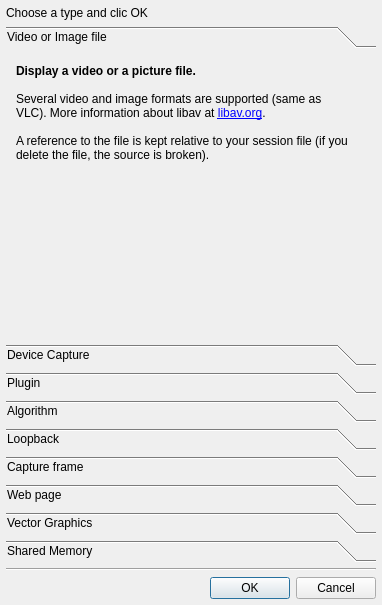
<?xml version="1.0" encoding="UTF-8"?>
<ui version="4.0">
 <class>NewSourceDialog</class>
 <widget class="QDialog" name="NewSourceDialog">
  <property name="geometry">
   <rect>
    <x>0</x>
    <y>0</y>
    <width>382</width>
    <height>605</height>
   </rect>
  </property>
  <property name="windowTitle">
   <string>GLMixer - New source</string>
  </property>
  <property name="windowIcon">
   <iconset resource="../icons.qrc">
    <normaloff>:/glmixer/icons/glmixer.png</normaloff>:/glmixer/icons/glmixer.png</iconset>
  </property>
  <layout class="QVBoxLayout" name="verticalLayout">
   <property name="leftMargin">
    <number>6</number>
   </property>
   <property name="topMargin">
    <number>6</number>
   </property>
   <property name="rightMargin">
    <number>6</number>
   </property>
   <property name="bottomMargin">
    <number>6</number>
   </property>
   <item>
    <widget class="QLabel" name="label">
     <property name="text">
      <string>Choose a type and clic OK</string>
     </property>
    </widget>
   </item>
   <item>
    <widget class="QToolBox" name="SourceTypeToolBox">
     <property name="styleSheet">
      <string notr="true">QToolBox {
	icon-size: 24px;
}
QToolBox::tab {
	padding: -3px;
}
</string>
     </property>
     <property name="frameShape">
      <enum>QFrame::NoFrame</enum>
     </property>
     <property name="frameShadow">
      <enum>QFrame::Plain</enum>
     </property>
     <property name="currentIndex">
      <number>0</number>
     </property>
     <property name="tabSpacing">
      <number>6</number>
     </property>
     <widget class="QWidget" name="video">
      <property name="geometry">
       <rect>
        <x>0</x>
        <y>0</y>
        <width>370</width>
        <height>192</height>
       </rect>
      </property>
      <attribute name="icon">
       <iconset resource="../icons.qrc">
        <normaloff>:/glmixer/icons/fileimport.png</normaloff>:/glmixer/icons/fileimport.png</iconset>
      </attribute>
      <attribute name="label">
       <string>Video or Image file</string>
      </attribute>
      <layout class="QHBoxLayout" name="horizontalLayout_8">
       <property name="leftMargin">
        <number>6</number>
       </property>
       <property name="topMargin">
        <number>6</number>
       </property>
       <property name="rightMargin">
        <number>6</number>
       </property>
       <property name="bottomMargin">
        <number>6</number>
       </property>
       <item>
        <widget class="QTextBrowser" name="textBrowser">
         <property name="styleSheet">
          <string notr="true">QTextEdit{
color:palette(button-text);
background-color: transparent;
}</string>
         </property>
         <property name="frameShape">
          <enum>QFrame::NoFrame</enum>
         </property>
         <property name="undoRedoEnabled">
          <bool>false</bool>
         </property>
         <property name="readOnly">
          <bool>true</bool>
         </property>
         <property name="html">
          <string>&lt;!DOCTYPE HTML PUBLIC &quot;-//W3C//DTD HTML 4.0//EN&quot; &quot;http://www.w3.org/TR/REC-html40/strict.dtd&quot;&gt;
&lt;html&gt;&lt;head&gt;&lt;meta name=&quot;qrichtext&quot; content=&quot;1&quot; /&gt;&lt;style type=&quot;text/css&quot;&gt;
p, li { white-space: pre-wrap; }
&lt;/style&gt;&lt;/head&gt;&lt;body style=&quot; font-family:'Sans Serif'; font-size:9pt; font-weight:400; font-style:normal;&quot;&gt;
&lt;p style=&quot; margin-top:0px; margin-bottom:0px; margin-left:0px; margin-right:0px; -qt-block-indent:0; text-indent:0px;&quot;&gt;&lt;span style=&quot; font-family:'Ubuntu'; font-weight:600;&quot;&gt;Display a video or a picture file.&lt;/span&gt;&lt;/p&gt;
&lt;p style=&quot;-qt-paragraph-type:empty; margin-top:0px; margin-bottom:0px; margin-left:0px; margin-right:0px; -qt-block-indent:0; text-indent:0px; font-family:'Ubuntu'; font-weight:600;&quot;&gt;&lt;br /&gt;&lt;/p&gt;
&lt;p style=&quot; margin-top:0px; margin-bottom:0px; margin-left:0px; margin-right:0px; -qt-block-indent:0; text-indent:0px;&quot;&gt;&lt;span style=&quot; font-family:'Ubuntu';&quot;&gt;Several video and image formats are supported (same as VLC). More information about libav at &lt;/span&gt;&lt;a href=&quot;https://libav.org/&quot;&gt;&lt;span style=&quot; font-family:'Ubuntu'; text-decoration: underline; color:#0000ff;&quot;&gt;libav.org&lt;/span&gt;&lt;/a&gt;&lt;span style=&quot; font-family:'Ubuntu';&quot;&gt;. &lt;/span&gt;&lt;/p&gt;
&lt;p style=&quot;-qt-paragraph-type:empty; margin-top:0px; margin-bottom:0px; margin-left:0px; margin-right:0px; -qt-block-indent:0; text-indent:0px; font-family:'Ubuntu'; font-weight:600;&quot;&gt;&lt;br /&gt;&lt;/p&gt;
&lt;p style=&quot; margin-top:0px; margin-bottom:0px; margin-left:0px; margin-right:0px; -qt-block-indent:0; text-indent:0px;&quot;&gt;&lt;span style=&quot; font-family:'Ubuntu';&quot;&gt;A reference to the file is kept relative to your session file (if you delete the file, the source is broken).&lt;/span&gt;&lt;/p&gt;
&lt;p style=&quot;-qt-paragraph-type:empty; margin-top:0px; margin-bottom:0px; margin-left:0px; margin-right:0px; -qt-block-indent:0; text-indent:0px; font-family:'Ubuntu';&quot;&gt;&lt;br /&gt;&lt;/p&gt;&lt;/body&gt;&lt;/html&gt;</string>
         </property>
         <property name="textInteractionFlags">
          <set>Qt::TextBrowserInteraction</set>
         </property>
         <property name="openExternalLinks">
          <bool>true</bool>
         </property>
         <property name="openLinks">
          <bool>true</bool>
         </property>
        </widget>
       </item>
       <item>
        <widget class="QLabel" name="label_2">
         <property name="minimumSize">
          <size>
           <width>0</width>
           <height>150</height>
          </size>
         </property>
         <property name="text">
          <string/>
         </property>
         <property name="pixmap">
          <pixmap resource="../images.qrc">:/glmixer/images/new_video.png</pixmap>
         </property>
         <property name="alignment">
          <set>Qt::AlignLeading|Qt::AlignLeft|Qt::AlignTop</set>
         </property>
        </widget>
       </item>
      </layout>
     </widget>
     <widget class="QWidget" name="device">
      <property name="geometry">
       <rect>
        <x>0</x>
        <y>0</y>
        <width>98</width>
        <height>162</height>
       </rect>
      </property>
      <attribute name="icon">
       <iconset resource="../icons.qrc">
        <normaloff>:/glmixer/icons/camera.png</normaloff>:/glmixer/icons/camera.png</iconset>
      </attribute>
      <attribute name="label">
       <string>Device Capture</string>
      </attribute>
      <layout class="QHBoxLayout" name="horizontalLayout_2">
       <property name="leftMargin">
        <number>6</number>
       </property>
       <property name="topMargin">
        <number>6</number>
       </property>
       <property name="rightMargin">
        <number>6</number>
       </property>
       <property name="bottomMargin">
        <number>6</number>
       </property>
       <item>
        <widget class="QTextBrowser" name="textBrowser_2">
         <property name="styleSheet">
          <string notr="true">QTextEdit{
color:palette(button-text);
background-color: transparent;
}</string>
         </property>
         <property name="frameShape">
          <enum>QFrame::NoFrame</enum>
         </property>
         <property name="undoRedoEnabled">
          <bool>false</bool>
         </property>
         <property name="readOnly">
          <bool>true</bool>
         </property>
         <property name="html">
          <string>&lt;!DOCTYPE HTML PUBLIC &quot;-//W3C//DTD HTML 4.0//EN&quot; &quot;http://www.w3.org/TR/REC-html40/strict.dtd&quot;&gt;
&lt;html&gt;&lt;head&gt;&lt;meta name=&quot;qrichtext&quot; content=&quot;1&quot; /&gt;&lt;style type=&quot;text/css&quot;&gt;
p, li { white-space: pre-wrap; }
&lt;/style&gt;&lt;/head&gt;&lt;body style=&quot; font-family:'Sans Serif'; font-size:9pt; font-weight:400; font-style:normal;&quot;&gt;
&lt;p style=&quot; margin-top:0px; margin-bottom:0px; margin-left:0px; margin-right:0px; -qt-block-indent:0; text-indent:0px;&quot;&gt;&lt;span style=&quot; font-family:'Ubuntu'; font-weight:600;&quot;&gt;Display the image stream of a device (webcams).&lt;/span&gt;&lt;/p&gt;
&lt;p style=&quot;-qt-paragraph-type:empty; margin-top:0px; margin-bottom:0px; margin-left:0px; margin-right:0px; -qt-block-indent:0; text-indent:0px; font-family:'Ubuntu'; font-weight:600;&quot;&gt;&lt;br /&gt;&lt;/p&gt;
&lt;p style=&quot; margin-top:0px; margin-bottom:0px; margin-left:0px; margin-right:0px; -qt-block-indent:0; text-indent:0px;&quot;&gt;&lt;span style=&quot; font-family:'Ubuntu';&quot;&gt;Most standard webcam drivers are supported. More information about OpenCV at &lt;/span&gt;&lt;a href=&quot;http://opencv.org/&quot;&gt;&lt;span style=&quot; font-family:'Ubuntu'; text-decoration: underline; color:#0000ff;&quot;&gt;opencv.org&lt;/span&gt;&lt;/a&gt;&lt;span style=&quot; font-family:'Ubuntu';&quot;&gt;. &lt;/span&gt;&lt;/p&gt;
&lt;p style=&quot;-qt-paragraph-type:empty; margin-top:0px; margin-bottom:0px; margin-left:0px; margin-right:0px; -qt-block-indent:0; text-indent:0px; font-family:'Ubuntu';&quot;&gt;&lt;br /&gt;&lt;/p&gt;
&lt;p style=&quot; margin-top:0px; margin-bottom:0px; margin-left:0px; margin-right:0px; -qt-block-indent:0; text-indent:0px;&quot;&gt;&lt;span style=&quot; font-family:'Ubuntu';&quot;&gt;The selection of input depends on the order in which the devices were plugged (max 4).&lt;/span&gt;&lt;/p&gt;&lt;/body&gt;&lt;/html&gt;</string>
         </property>
         <property name="textInteractionFlags">
          <set>Qt::TextBrowserInteraction</set>
         </property>
         <property name="openExternalLinks">
          <bool>true</bool>
         </property>
         <property name="openLinks">
          <bool>true</bool>
         </property>
        </widget>
       </item>
       <item>
        <widget class="QLabel" name="label_3">
         <property name="minimumSize">
          <size>
           <width>0</width>
           <height>150</height>
          </size>
         </property>
         <property name="text">
          <string/>
         </property>
         <property name="pixmap">
          <pixmap resource="../images.qrc">:/glmixer/images/new_device.png</pixmap>
         </property>
         <property name="alignment">
          <set>Qt::AlignLeading|Qt::AlignLeft|Qt::AlignTop</set>
         </property>
        </widget>
       </item>
      </layout>
     </widget>
     <widget class="QWidget" name="plugin">
      <property name="geometry">
       <rect>
        <x>0</x>
        <y>0</y>
        <width>370</width>
        <height>192</height>
       </rect>
      </property>
      <attribute name="icon">
       <iconset resource="../icons.qrc">
        <normaloff>:/glmixer/icons/plugin-source.png</normaloff>:/glmixer/icons/plugin-source.png</iconset>
      </attribute>
      <attribute name="label">
       <string>Plugin</string>
      </attribute>
      <layout class="QHBoxLayout" name="horizontalLayout">
       <property name="leftMargin">
        <number>6</number>
       </property>
       <property name="topMargin">
        <number>6</number>
       </property>
       <property name="rightMargin">
        <number>6</number>
       </property>
       <property name="bottomMargin">
        <number>6</number>
       </property>
       <item>
        <widget class="QTextBrowser" name="textBrowser_7">
         <property name="styleSheet">
          <string notr="true">QTextEdit{
color:palette(button-text);
background-color: transparent;
}</string>
         </property>
         <property name="frameShape">
          <enum>QFrame::NoFrame</enum>
         </property>
         <property name="undoRedoEnabled">
          <bool>false</bool>
         </property>
         <property name="readOnly">
          <bool>true</bool>
         </property>
         <property name="html">
          <string>&lt;!DOCTYPE HTML PUBLIC &quot;-//W3C//DTD HTML 4.0//EN&quot; &quot;http://www.w3.org/TR/REC-html40/strict.dtd&quot;&gt;
&lt;html&gt;&lt;head&gt;&lt;meta name=&quot;qrichtext&quot; content=&quot;1&quot; /&gt;&lt;style type=&quot;text/css&quot;&gt;
p, li { white-space: pre-wrap; }
&lt;/style&gt;&lt;/head&gt;&lt;body style=&quot; font-family:'Sans Serif'; font-size:9pt; font-weight:400; font-style:normal;&quot;&gt;
&lt;p style=&quot; margin-top:12px; margin-bottom:12px; margin-left:0px; margin-right:0px; -qt-block-indent:0; text-indent:0px;&quot;&gt;&lt;span style=&quot; font-family:'Ubuntu'; font-weight:600;&quot;&gt;Display graphics generated by GPU plugins.&lt;/span&gt;&lt;/p&gt;
&lt;p style=&quot; margin-top:12px; margin-bottom:12px; margin-left:0px; margin-right:0px; -qt-block-indent:0; text-indent:0px;&quot;&gt;&lt;a href=&quot;http://freeframe.sourceforge.net&quot;&gt;&lt;span style=&quot; font-family:'MS Shell Dlg 2'; text-decoration: underline; color:#0000ff;&quot;&gt;FreeFrame&lt;/span&gt;&lt;/a&gt;&lt;span style=&quot; font-family:'Ubuntu';&quot;&gt; is an open-source cross platform real-time video effect plugin system based on OpenGL. Get existing FFGL plugins on &lt;/span&gt;&lt;a href=&quot;http://community.freeframe.org/plugindatabase&quot;&gt;&lt;span style=&quot; font-family:'Ubuntu'; text-decoration: underline; color:#0000ff;&quot;&gt;freeframe.org&lt;/span&gt;&lt;/a&gt;&lt;span style=&quot; font-family:'Ubuntu';&quot;&gt; and &lt;/span&gt;&lt;a href=&quot;https://sourceforge.net/projects/glmixer/files/Ressources/&quot;&gt;&lt;span style=&quot; text-decoration: underline; color:#0000ff;&quot;&gt;GLMixer downloads&lt;/span&gt;&lt;/a&gt;&lt;span style=&quot; font-family:'Ubuntu';&quot;&gt;.&lt;/span&gt;&lt;/p&gt;
&lt;p style=&quot; margin-top:12px; margin-bottom:12px; margin-left:0px; margin-right:0px; -qt-block-indent:0; text-indent:0px;&quot;&gt;&lt;a href=&quot;https://www.shadertoy.com&quot;&gt;&lt;span style=&quot; font-family:'MS Shell Dlg 2'; text-decoration: underline; color:#0000ff;&quot;&gt;Shadertoy&lt;/span&gt;&lt;/a&gt;&lt;span style=&quot; font-family:'Ubuntu';&quot;&gt; is a WebGL repository of OpenGL Shading Language (GLSL) code. A GLSL program runs on GPU to generate graphics. You can directly copy code from &lt;/span&gt;&lt;a href=&quot;https://www.shadertoy.com/&quot;&gt;&lt;span style=&quot; font-family:'Ubuntu'; text-decoration: underline; color:#0000ff;&quot;&gt;shadertoy.com&lt;/span&gt;&lt;/a&gt;&lt;span style=&quot; font-family:'Ubuntu';&quot;&gt; and paste it here.&lt;/span&gt;&lt;/p&gt;&lt;/body&gt;&lt;/html&gt;</string>
         </property>
         <property name="textInteractionFlags">
          <set>Qt::TextBrowserInteraction</set>
         </property>
         <property name="openExternalLinks">
          <bool>true</bool>
         </property>
         <property name="openLinks">
          <bool>true</bool>
         </property>
        </widget>
       </item>
       <item>
        <widget class="QLabel" name="label_9">
         <property name="text">
          <string/>
         </property>
         <property name="pixmap">
          <pixmap resource="../images.qrc">:/glmixer/images/new_plugin.png</pixmap>
         </property>
         <property name="alignment">
          <set>Qt::AlignLeading|Qt::AlignLeft|Qt::AlignTop</set>
         </property>
        </widget>
       </item>
      </layout>
     </widget>
     <widget class="QWidget" name="algorithm">
      <property name="geometry">
       <rect>
        <x>0</x>
        <y>0</y>
        <width>98</width>
        <height>80</height>
       </rect>
      </property>
      <attribute name="icon">
       <iconset resource="../icons.qrc">
        <normaloff>:/glmixer/icons/computer.png</normaloff>:/glmixer/icons/computer.png</iconset>
      </attribute>
      <attribute name="label">
       <string>Algorithm</string>
      </attribute>
      <layout class="QHBoxLayout" name="horizontalLayout_6">
       <property name="leftMargin">
        <number>6</number>
       </property>
       <property name="topMargin">
        <number>6</number>
       </property>
       <property name="rightMargin">
        <number>6</number>
       </property>
       <property name="bottomMargin">
        <number>6</number>
       </property>
       <item>
        <widget class="QTextBrowser" name="textBrowser_5">
         <property name="styleSheet">
          <string notr="true">QTextEdit{
color:palette(button-text);
background-color: transparent;
}</string>
         </property>
         <property name="frameShape">
          <enum>QFrame::NoFrame</enum>
         </property>
         <property name="undoRedoEnabled">
          <bool>false</bool>
         </property>
         <property name="readOnly">
          <bool>true</bool>
         </property>
         <property name="html">
          <string>&lt;!DOCTYPE HTML PUBLIC &quot;-//W3C//DTD HTML 4.0//EN&quot; &quot;http://www.w3.org/TR/REC-html40/strict.dtd&quot;&gt;
&lt;html&gt;&lt;head&gt;&lt;meta name=&quot;qrichtext&quot; content=&quot;1&quot; /&gt;&lt;style type=&quot;text/css&quot;&gt;
p, li { white-space: pre-wrap; }
&lt;/style&gt;&lt;/head&gt;&lt;body style=&quot; font-family:'Sans Serif'; font-size:9pt; font-weight:400; font-style:normal;&quot;&gt;
&lt;p style=&quot; margin-top:0px; margin-bottom:0px; margin-left:0px; margin-right:0px; -qt-block-indent:0; text-indent:0px;&quot;&gt;&lt;span style=&quot; font-family:'Ubuntu'; font-weight:600;&quot;&gt;Display basic computer generated graphics.&lt;/span&gt;&lt;/p&gt;
&lt;p style=&quot;-qt-paragraph-type:empty; margin-top:0px; margin-bottom:0px; margin-left:0px; margin-right:0px; -qt-block-indent:0; text-indent:0px; font-family:'Ubuntu'; font-weight:600;&quot;&gt;&lt;br /&gt;&lt;/p&gt;
&lt;p style=&quot; margin-top:0px; margin-bottom:0px; margin-left:0px; margin-right:0px; -qt-block-indent:0; text-indent:0px;&quot;&gt;&lt;span style=&quot; font-family:'Ubuntu';&quot;&gt;Animated graphics are generated in CPU and can be used as masks or visual effects (e.g. television static).&lt;/span&gt;&lt;/p&gt;
&lt;p style=&quot;-qt-paragraph-type:empty; margin-top:0px; margin-bottom:0px; margin-left:0px; margin-right:0px; -qt-block-indent:0; text-indent:0px; font-family:'Ubuntu'; font-weight:600;&quot;&gt;&lt;br /&gt;&lt;/p&gt;
&lt;p style=&quot; margin-top:0px; margin-bottom:0px; margin-left:0px; margin-right:0px; -qt-block-indent:0; text-indent:0px;&quot;&gt;&lt;span style=&quot; font-family:'Ubuntu';&quot;&gt;A toolbox of useful algorithmic patterns is available: uniform color, checkerboards, white noise, &lt;/span&gt;&lt;a href=&quot;http://en.wikipedia.org/wiki/Perlin_noise&quot;&gt;&lt;span style=&quot; font-family:'Ubuntu'; text-decoration: underline; color:#0000ff;&quot;&gt;Perlin noise&lt;/span&gt;&lt;/a&gt;&lt;span style=&quot; font-family:'Ubuntu';&quot;&gt;, sinusoids, etc. &lt;/span&gt;&lt;/p&gt;&lt;/body&gt;&lt;/html&gt;</string>
         </property>
         <property name="openExternalLinks">
          <bool>true</bool>
         </property>
        </widget>
       </item>
       <item>
        <widget class="QLabel" name="label_7">
         <property name="text">
          <string/>
         </property>
         <property name="pixmap">
          <pixmap resource="../images.qrc">:/glmixer/images/new_algo.png</pixmap>
         </property>
         <property name="alignment">
          <set>Qt::AlignLeading|Qt::AlignLeft|Qt::AlignTop</set>
         </property>
        </widget>
       </item>
      </layout>
     </widget>
     <widget class="QWidget" name="loopback">
      <property name="geometry">
       <rect>
        <x>0</x>
        <y>0</y>
        <width>98</width>
        <height>80</height>
       </rect>
      </property>
      <attribute name="icon">
       <iconset resource="../icons.qrc">
        <normaloff>:/glmixer/icons/display-source.png</normaloff>:/glmixer/icons/display-source.png</iconset>
      </attribute>
      <attribute name="label">
       <string>Loopback </string>
      </attribute>
      <layout class="QHBoxLayout" name="horizontalLayout_3">
       <property name="leftMargin">
        <number>6</number>
       </property>
       <property name="topMargin">
        <number>6</number>
       </property>
       <property name="rightMargin">
        <number>6</number>
       </property>
       <property name="bottomMargin">
        <number>6</number>
       </property>
       <item>
        <widget class="QTextEdit" name="textEdit_3">
         <property name="styleSheet">
          <string notr="true">QTextEdit{
color:palette(button-text);
background-color: transparent;
}</string>
         </property>
         <property name="frameShape">
          <enum>QFrame::NoFrame</enum>
         </property>
         <property name="undoRedoEnabled">
          <bool>false</bool>
         </property>
         <property name="readOnly">
          <bool>true</bool>
         </property>
         <property name="html">
          <string>&lt;!DOCTYPE HTML PUBLIC &quot;-//W3C//DTD HTML 4.0//EN&quot; &quot;http://www.w3.org/TR/REC-html40/strict.dtd&quot;&gt;
&lt;html&gt;&lt;head&gt;&lt;meta name=&quot;qrichtext&quot; content=&quot;1&quot; /&gt;&lt;style type=&quot;text/css&quot;&gt;
p, li { white-space: pre-wrap; }
&lt;/style&gt;&lt;/head&gt;&lt;body style=&quot; font-family:'Sans Serif'; font-size:9pt; font-weight:400; font-style:normal;&quot;&gt;
&lt;p style=&quot; margin-top:0px; margin-bottom:0px; margin-left:0px; margin-right:0px; -qt-block-indent:0; text-indent:0px;&quot;&gt;&lt;span style=&quot; font-family:'Ubuntu'; font-weight:600;&quot;&gt;Display in real time the rendering window.&lt;/span&gt;&lt;/p&gt;
&lt;p style=&quot;-qt-paragraph-type:empty; margin-top:0px; margin-bottom:0px; margin-left:0px; margin-right:0px; -qt-block-indent:0; text-indent:0px; font-family:'Ubuntu'; font-weight:600;&quot;&gt;&lt;br /&gt;&lt;/p&gt;
&lt;p style=&quot; margin-top:0px; margin-bottom:0px; margin-left:0px; margin-right:0px; -qt-block-indent:0; text-indent:0px;&quot;&gt;&lt;span style=&quot; font-family:'Ubuntu';&quot;&gt;The image of the output window is re-injected in real time into the scene.&lt;/span&gt;&lt;/p&gt;
&lt;p style=&quot;-qt-paragraph-type:empty; margin-top:0px; margin-bottom:0px; margin-left:0px; margin-right:0px; -qt-block-indent:0; text-indent:0px; font-family:'Ubuntu';&quot;&gt;&lt;br /&gt;&lt;/p&gt;
&lt;p style=&quot; margin-top:0px; margin-bottom:0px; margin-left:0px; margin-right:0px; -qt-block-indent:0; text-indent:0px;&quot;&gt;&lt;span style=&quot; font-family:'Ubuntu';&quot;&gt;You can configure the frame delay in Preferences/Source/Loopback source.&lt;/span&gt;&lt;/p&gt;&lt;/body&gt;&lt;/html&gt;</string>
         </property>
        </widget>
       </item>
       <item>
        <widget class="QLabel" name="label_4">
         <property name="text">
          <string/>
         </property>
         <property name="pixmap">
          <pixmap resource="../images.qrc">:/glmixer/images/new_loopback.png</pixmap>
         </property>
         <property name="alignment">
          <set>Qt::AlignLeading|Qt::AlignLeft|Qt::AlignTop</set>
         </property>
        </widget>
       </item>
      </layout>
     </widget>
     <widget class="QWidget" name="capture">
      <property name="geometry">
       <rect>
        <x>0</x>
        <y>0</y>
        <width>98</width>
        <height>80</height>
       </rect>
      </property>
      <attribute name="icon">
       <iconset resource="../icons.qrc">
        <normaloff>:/glmixer/icons/photo-source.png</normaloff>:/glmixer/icons/photo-source.png</iconset>
      </attribute>
      <attribute name="label">
       <string>Capture frame</string>
      </attribute>
      <layout class="QHBoxLayout" name="horizontalLayout_4">
       <property name="leftMargin">
        <number>6</number>
       </property>
       <property name="topMargin">
        <number>6</number>
       </property>
       <property name="rightMargin">
        <number>6</number>
       </property>
       <property name="bottomMargin">
        <number>6</number>
       </property>
       <item>
        <widget class="QTextEdit" name="textEdit_4">
         <property name="styleSheet">
          <string notr="true">QTextEdit{
color:palette(button-text);
background-color: transparent;
}</string>
         </property>
         <property name="frameShape">
          <enum>QFrame::NoFrame</enum>
         </property>
         <property name="undoRedoEnabled">
          <bool>false</bool>
         </property>
         <property name="readOnly">
          <bool>true</bool>
         </property>
         <property name="html">
          <string>&lt;!DOCTYPE HTML PUBLIC &quot;-//W3C//DTD HTML 4.0//EN&quot; &quot;http://www.w3.org/TR/REC-html40/strict.dtd&quot;&gt;
&lt;html&gt;&lt;head&gt;&lt;meta name=&quot;qrichtext&quot; content=&quot;1&quot; /&gt;&lt;style type=&quot;text/css&quot;&gt;
p, li { white-space: pre-wrap; }
&lt;/style&gt;&lt;/head&gt;&lt;body style=&quot; font-family:'Sans Serif'; font-size:9pt; font-weight:400; font-style:normal;&quot;&gt;
&lt;p style=&quot; margin-top:0px; margin-bottom:0px; margin-left:0px; margin-right:0px; -qt-block-indent:0; text-indent:0px;&quot;&gt;&lt;span style=&quot; font-family:'Ubuntu'; font-weight:600;&quot;&gt;Display a snapshot of the rendering window.&lt;/span&gt;&lt;/p&gt;
&lt;p style=&quot;-qt-paragraph-type:empty; margin-top:0px; margin-bottom:0px; margin-left:0px; margin-right:0px; -qt-block-indent:0; text-indent:0px; font-family:'Ubuntu'; font-weight:600;&quot;&gt;&lt;br /&gt;&lt;/p&gt;
&lt;p style=&quot; margin-top:0px; margin-bottom:0px; margin-left:0px; margin-right:0px; -qt-block-indent:0; text-indent:0px;&quot;&gt;&lt;span style=&quot; font-family:'Ubuntu';&quot;&gt;The image of the output rendering window is captured at the moment you create the source and embedded in the session.&lt;/span&gt;&lt;/p&gt;
&lt;p style=&quot;-qt-paragraph-type:empty; margin-top:0px; margin-bottom:0px; margin-left:0px; margin-right:0px; -qt-block-indent:0; text-indent:0px; font-family:'Ubuntu';&quot;&gt;&lt;br /&gt;&lt;/p&gt;
&lt;p style=&quot; margin-top:0px; margin-bottom:0px; margin-left:0px; margin-right:0px; -qt-block-indent:0; text-indent:0px;&quot;&gt;&lt;span style=&quot; font-family:'Ubuntu';&quot;&gt;The image is stored inside the session file at the resolution of the output.&lt;/span&gt;&lt;/p&gt;&lt;/body&gt;&lt;/html&gt;</string>
         </property>
        </widget>
       </item>
       <item>
        <widget class="QLabel" name="label_5">
         <property name="text">
          <string/>
         </property>
         <property name="pixmap">
          <pixmap resource="../images.qrc">:/glmixer/images/new_capture.png</pixmap>
         </property>
         <property name="alignment">
          <set>Qt::AlignLeading|Qt::AlignLeft|Qt::AlignTop</set>
         </property>
        </widget>
       </item>
      </layout>
     </widget>
     <widget class="QWidget" name="webpage">
      <property name="geometry">
       <rect>
        <x>0</x>
        <y>0</y>
        <width>98</width>
        <height>80</height>
       </rect>
      </property>
      <attribute name="icon">
       <iconset resource="../icons.qrc">
        <normaloff>:/glmixer/icons/web.png</normaloff>:/glmixer/icons/web.png</iconset>
      </attribute>
      <attribute name="label">
       <string>Web page</string>
      </attribute>
      <layout class="QHBoxLayout" name="horizontalLayout_7">
       <property name="leftMargin">
        <number>6</number>
       </property>
       <property name="topMargin">
        <number>6</number>
       </property>
       <property name="rightMargin">
        <number>6</number>
       </property>
       <property name="bottomMargin">
        <number>6</number>
       </property>
       <item>
        <widget class="QTextEdit" name="textEdit_5">
         <property name="styleSheet">
          <string notr="true">QTextEdit{
color:palette(button-text);
background-color: transparent;
}</string>
         </property>
         <property name="frameShape">
          <enum>QFrame::NoFrame</enum>
         </property>
         <property name="undoRedoEnabled">
          <bool>false</bool>
         </property>
         <property name="readOnly">
          <bool>true</bool>
         </property>
         <property name="html">
          <string>&lt;!DOCTYPE HTML PUBLIC &quot;-//W3C//DTD HTML 4.0//EN&quot; &quot;http://www.w3.org/TR/REC-html40/strict.dtd&quot;&gt;
&lt;html&gt;&lt;head&gt;&lt;meta name=&quot;qrichtext&quot; content=&quot;1&quot; /&gt;&lt;style type=&quot;text/css&quot;&gt;
p, li { white-space: pre-wrap; }
&lt;/style&gt;&lt;/head&gt;&lt;body style=&quot; font-family:'Sans Serif'; font-size:9pt; font-weight:400; font-style:normal;&quot;&gt;
&lt;p style=&quot; margin-top:0px; margin-bottom:0px; margin-left:0px; margin-right:0px; -qt-block-indent:0; text-indent:0px;&quot;&gt;&lt;span style=&quot; font-family:'Ubuntu'; font-weight:600;&quot;&gt;Display a web page (HTML).&lt;/span&gt;&lt;/p&gt;
&lt;p style=&quot;-qt-paragraph-type:empty; margin-top:0px; margin-bottom:0px; margin-left:0px; margin-right:0px; -qt-block-indent:0; text-indent:0px; font-family:'Ubuntu';&quot;&gt;&lt;br /&gt;&lt;/p&gt;
&lt;p style=&quot; margin-top:0px; margin-bottom:0px; margin-left:0px; margin-right:0px; -qt-block-indent:0; text-indent:0px;&quot;&gt;&lt;span style=&quot; font-family:'Ubuntu';&quot;&gt;Web pages (http://...) or HTML documents are rendered and refreshed to show animated content (e.g. embedded videos). No interaction is possible.&lt;/span&gt;&lt;/p&gt;
&lt;p style=&quot;-qt-paragraph-type:empty; margin-top:0px; margin-bottom:0px; margin-left:0px; margin-right:0px; -qt-block-indent:0; text-indent:0px; font-family:'Ubuntu'; font-weight:600;&quot;&gt;&lt;br /&gt;&lt;/p&gt;
&lt;p style=&quot; margin-top:0px; margin-bottom:0px; margin-left:0px; margin-right:0px; -qt-block-indent:0; text-indent:0px;&quot;&gt;&lt;span style=&quot; font-family:'Ubuntu';&quot;&gt;A reference to the URL of the web page or to the local HTML file is stored in the session file. &lt;/span&gt;&lt;/p&gt;&lt;/body&gt;&lt;/html&gt;</string>
         </property>
        </widget>
       </item>
       <item>
        <widget class="QLabel" name="label_8">
         <property name="text">
          <string/>
         </property>
         <property name="pixmap">
          <pixmap resource="../images.qrc">:/glmixer/images/new_web.png</pixmap>
         </property>
         <property name="alignment">
          <set>Qt::AlignLeading|Qt::AlignLeft|Qt::AlignTop</set>
         </property>
        </widget>
       </item>
      </layout>
     </widget>
     <widget class="QWidget" name="graphics">
      <property name="geometry">
       <rect>
        <x>0</x>
        <y>0</y>
        <width>98</width>
        <height>80</height>
       </rect>
      </property>
      <attribute name="icon">
       <iconset resource="../icons.qrc">
        <normaloff>:/glmixer/icons/svg.png</normaloff>:/glmixer/icons/svg.png</iconset>
      </attribute>
      <attribute name="label">
       <string>Vector Graphics</string>
      </attribute>
      <layout class="QHBoxLayout" name="horizontalLayout_5">
       <property name="leftMargin">
        <number>6</number>
       </property>
       <property name="topMargin">
        <number>6</number>
       </property>
       <property name="rightMargin">
        <number>6</number>
       </property>
       <property name="bottomMargin">
        <number>6</number>
       </property>
       <item>
        <widget class="QTextBrowser" name="textBrowser_6">
         <property name="styleSheet">
          <string notr="true">QTextEdit{
color:palette(button-text);
background-color: transparent;
}</string>
         </property>
         <property name="frameShape">
          <enum>QFrame::NoFrame</enum>
         </property>
         <property name="undoRedoEnabled">
          <bool>false</bool>
         </property>
         <property name="readOnly">
          <bool>true</bool>
         </property>
         <property name="html">
          <string>&lt;!DOCTYPE HTML PUBLIC &quot;-//W3C//DTD HTML 4.0//EN&quot; &quot;http://www.w3.org/TR/REC-html40/strict.dtd&quot;&gt;
&lt;html&gt;&lt;head&gt;&lt;meta name=&quot;qrichtext&quot; content=&quot;1&quot; /&gt;&lt;style type=&quot;text/css&quot;&gt;
p, li { white-space: pre-wrap; }
&lt;/style&gt;&lt;/head&gt;&lt;body style=&quot; font-family:'Sans Serif'; font-size:9pt; font-weight:400; font-style:normal;&quot;&gt;
&lt;p style=&quot; margin-top:0px; margin-bottom:0px; margin-left:0px; margin-right:0px; -qt-block-indent:0; text-indent:0px;&quot;&gt;&lt;span style=&quot; font-family:'Ubuntu'; font-weight:600;&quot;&gt;Display vector graphics.&lt;/span&gt;&lt;/p&gt;
&lt;p style=&quot;-qt-paragraph-type:empty; margin-top:0px; margin-bottom:0px; margin-left:0px; margin-right:0px; -qt-block-indent:0; text-indent:0px; font-family:'Ubuntu'; font-weight:600;&quot;&gt;&lt;br /&gt;&lt;/p&gt;
&lt;p style=&quot; margin-top:0px; margin-bottom:0px; margin-left:0px; margin-right:0px; -qt-block-indent:0; text-indent:0px;&quot;&gt;&lt;span style=&quot; font-family:'Ubuntu';&quot;&gt;Load a scalable vector graphics file (SVG standard, more info in &lt;/span&gt;&lt;a href=&quot;http://en.wikipedia.org/wiki/Scalable_Vector_Graphics&quot;&gt;&lt;span style=&quot; font-family:'Ubuntu'; text-decoration: underline; color:#0000ff;&quot;&gt;wikipedia&lt;/span&gt;&lt;/a&gt;&lt;span style=&quot; font-family:'Ubuntu';&quot;&gt;) and rasterize it at the resolution of your output display window.&lt;/span&gt;&lt;/p&gt;
&lt;p style=&quot;-qt-paragraph-type:empty; margin-top:0px; margin-bottom:0px; margin-left:0px; margin-right:0px; -qt-block-indent:0; text-indent:0px; font-family:'Ubuntu';&quot;&gt;&lt;br /&gt;&lt;/p&gt;
&lt;p style=&quot; margin-top:0px; margin-bottom:0px; margin-left:0px; margin-right:0px; -qt-block-indent:0; text-indent:0px;&quot;&gt;&lt;span style=&quot; font-family:'Ubuntu';&quot;&gt;The SVG file is imported and stored as vector graphics inside the session file ; augmenting rendering resolution increases visual quality.&lt;/span&gt;&lt;/p&gt;&lt;/body&gt;&lt;/html&gt;</string>
         </property>
         <property name="textInteractionFlags">
          <set>Qt::TextBrowserInteraction</set>
         </property>
         <property name="openExternalLinks">
          <bool>true</bool>
         </property>
         <property name="openLinks">
          <bool>true</bool>
         </property>
        </widget>
       </item>
       <item>
        <widget class="QLabel" name="label_6">
         <property name="text">
          <string/>
         </property>
         <property name="pixmap">
          <pixmap resource="../images.qrc">:/glmixer/images/new_vector.png</pixmap>
         </property>
         <property name="alignment">
          <set>Qt::AlignLeading|Qt::AlignLeft|Qt::AlignTop</set>
         </property>
        </widget>
       </item>
      </layout>
     </widget>
     <widget class="QWidget" name="shm">
      <property name="geometry">
       <rect>
        <x>0</x>
        <y>0</y>
        <width>98</width>
        <height>80</height>
       </rect>
      </property>
      <attribute name="icon">
       <iconset resource="../icons.qrc">
        <normaloff>:/glmixer/icons/ram.png</normaloff>:/glmixer/icons/ram.png</iconset>
      </attribute>
      <attribute name="label">
       <string>Shared Memory</string>
      </attribute>
      <layout class="QVBoxLayout" name="verticalLayout_9">
       <property name="leftMargin">
        <number>6</number>
       </property>
       <property name="topMargin">
        <number>6</number>
       </property>
       <property name="rightMargin">
        <number>6</number>
       </property>
       <property name="bottomMargin">
        <number>6</number>
       </property>
       <item>
        <widget class="QTextBrowser" name="textBrowser_8">
         <property name="styleSheet">
          <string notr="true">QTextEdit{
color:palette(button-text);
background-color: transparent;
}</string>
         </property>
         <property name="frameShape">
          <enum>QFrame::NoFrame</enum>
         </property>
         <property name="undoRedoEnabled">
          <bool>false</bool>
         </property>
         <property name="readOnly">
          <bool>true</bool>
         </property>
         <property name="html">
          <string>&lt;!DOCTYPE HTML PUBLIC &quot;-//W3C//DTD HTML 4.0//EN&quot; &quot;http://www.w3.org/TR/REC-html40/strict.dtd&quot;&gt;
&lt;html&gt;&lt;head&gt;&lt;meta name=&quot;qrichtext&quot; content=&quot;1&quot; /&gt;&lt;style type=&quot;text/css&quot;&gt;
p, li { white-space: pre-wrap; }
&lt;/style&gt;&lt;/head&gt;&lt;body style=&quot; font-family:'Sans Serif'; font-size:9pt; font-weight:400; font-style:normal;&quot;&gt;
&lt;p style=&quot; margin-top:0px; margin-bottom:0px; margin-left:0px; margin-right:0px; -qt-block-indent:0; text-indent:0px;&quot;&gt;&lt;span style=&quot; font-family:'Ubuntu'; font-weight:600;&quot;&gt;Display the image from an external program.&lt;/span&gt;&lt;/p&gt;
&lt;p style=&quot;-qt-paragraph-type:empty; margin-top:0px; margin-bottom:0px; margin-left:0px; margin-right:0px; -qt-block-indent:0; text-indent:0px; font-family:'Ubuntu'; font-weight:600;&quot;&gt;&lt;br /&gt;&lt;/p&gt;
&lt;p style=&quot; margin-top:0px; margin-bottom:0px; margin-left:0px; margin-right:0px; -qt-block-indent:0; text-indent:0px;&quot;&gt;&lt;span style=&quot; font-family:'Ubuntu';&quot;&gt;GLMixer is provided with companion programs which can run in parrallel and share their output in shared memory.&lt;/span&gt;&lt;/p&gt;
&lt;p style=&quot;-qt-paragraph-type:empty; margin-top:0px; margin-bottom:0px; margin-left:0px; margin-right:0px; -qt-block-indent:0; text-indent:0px; font-family:'Ubuntu';&quot;&gt;&lt;br /&gt;&lt;/p&gt;
&lt;p style=&quot; margin-top:0px; margin-bottom:0px; margin-left:0px; margin-right:0px; -qt-block-indent:0; text-indent:0px;&quot;&gt;&lt;span style=&quot; font-family:'Ubuntu';&quot;&gt;The companion program must be executed after the execution of GLMixer, and before creating a shared memory source.&lt;/span&gt;&lt;/p&gt;&lt;/body&gt;&lt;/html&gt;</string>
         </property>
         <property name="textInteractionFlags">
          <set>Qt::TextBrowserInteraction</set>
         </property>
         <property name="openExternalLinks">
          <bool>true</bool>
         </property>
         <property name="openLinks">
          <bool>true</bool>
         </property>
        </widget>
       </item>
      </layout>
     </widget>
    </widget>
   </item>
   <item>
    <widget class="Line" name="line">
     <property name="orientation">
      <enum>Qt::Horizontal</enum>
     </property>
    </widget>
   </item>
   <item>
    <widget class="QDialogButtonBox" name="buttonBox">
     <property name="orientation">
      <enum>Qt::Horizontal</enum>
     </property>
     <property name="standardButtons">
      <set>QDialogButtonBox::Cancel|QDialogButtonBox::Ok</set>
     </property>
    </widget>
   </item>
  </layout>
 </widget>
 <resources>
  <include location="../icons.qrc"/>
  <include location="../images.qrc"/>
 </resources>
 <connections>
  <connection>
   <sender>buttonBox</sender>
   <signal>accepted()</signal>
   <receiver>NewSourceDialog</receiver>
   <slot>accept()</slot>
   <hints>
    <hint type="sourcelabel">
     <x>254</x>
     <y>598</y>
    </hint>
    <hint type="destinationlabel">
     <x>157</x>
     <y>274</y>
    </hint>
   </hints>
  </connection>
  <connection>
   <sender>buttonBox</sender>
   <signal>rejected()</signal>
   <receiver>NewSourceDialog</receiver>
   <slot>reject()</slot>
   <hints>
    <hint type="sourcelabel">
     <x>322</x>
     <y>598</y>
    </hint>
    <hint type="destinationlabel">
     <x>286</x>
     <y>274</y>
    </hint>
   </hints>
  </connection>
 </connections>
 <slots>
  <slot>showLibavFormatsCodecs()</slot>
 </slots>
</ui>
